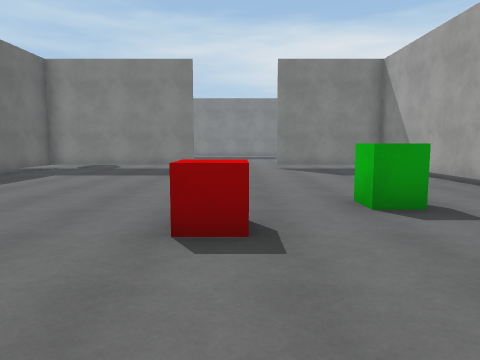
view 1 (above)

24 first-person views from a walk through a 3-D level made in the Unity game engine. The camera is 1.43 m above the floor, tilts 6° down and sees 70° across. The floor is counted in squares, 1.54 m on a side. Each view is taken from the middle of a square. On the plan, view 1 faces up. The plan holds only what a view shows up to about 12 squares ahead; the rest is blank. The place goes on beyond the plan. The player character is not drawn. Surface patterns are stand-ins for the level's own textures.

view 2
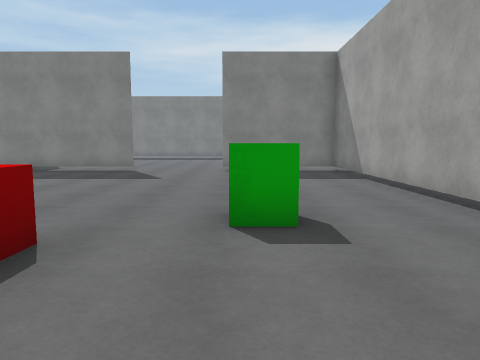

view 3
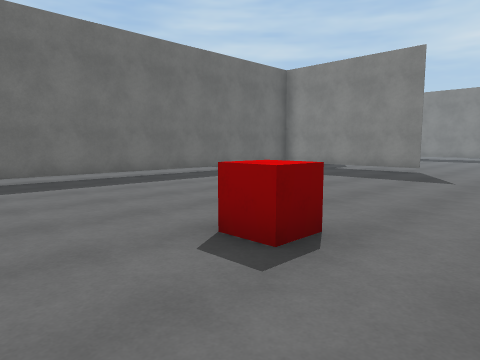

view 4
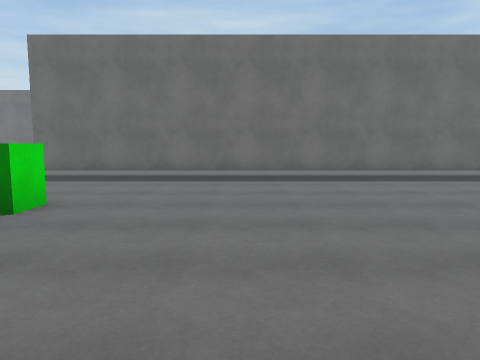

view 5
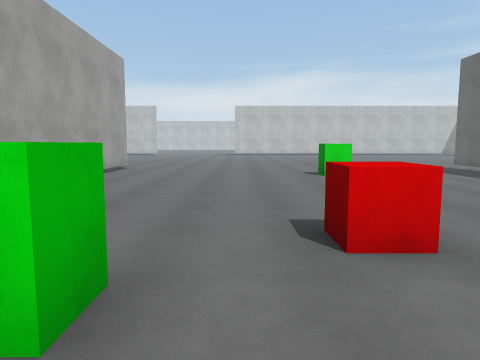

view 6
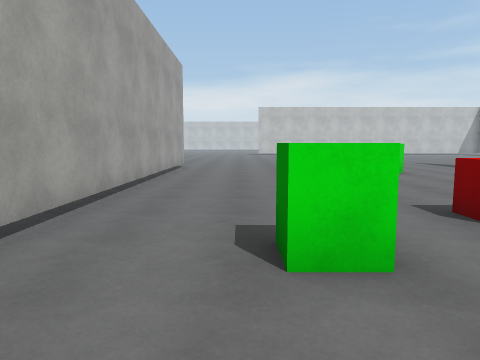

view 7
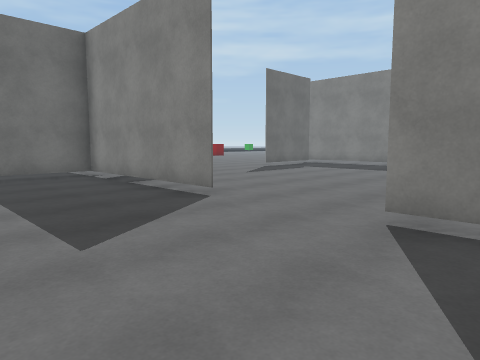

view 8
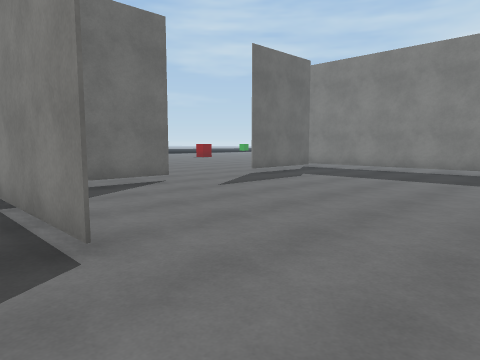

view 9
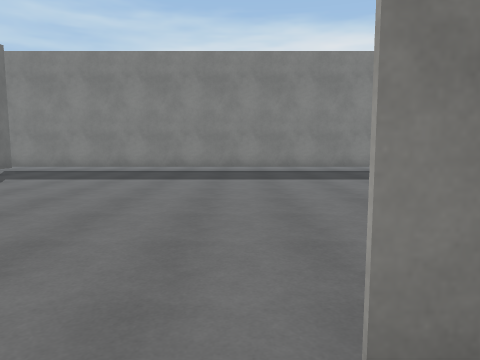

view 10
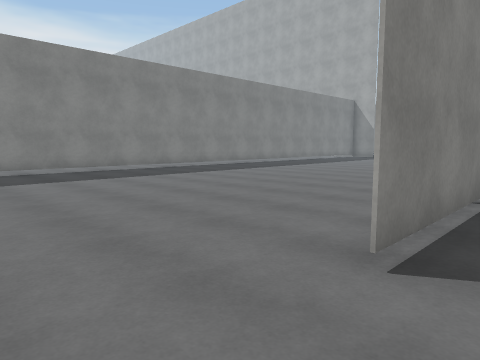

view 11
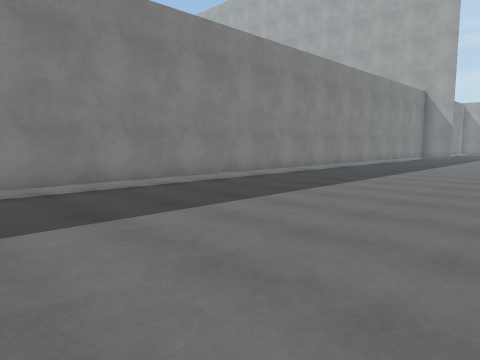

view 12
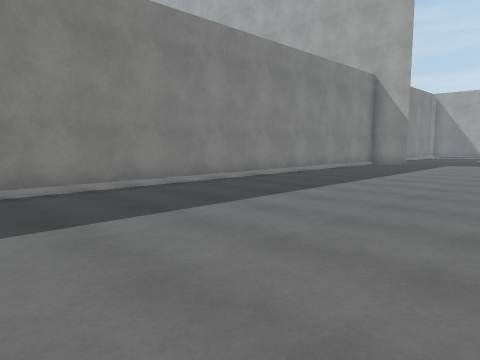

view 13
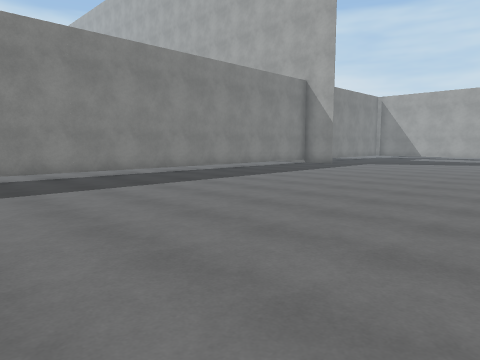

view 14
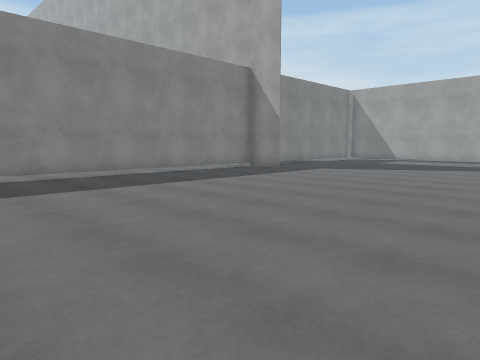

view 15
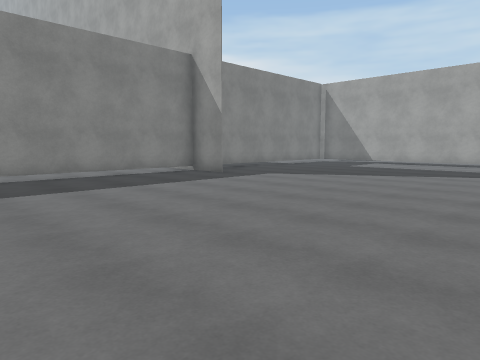

view 16
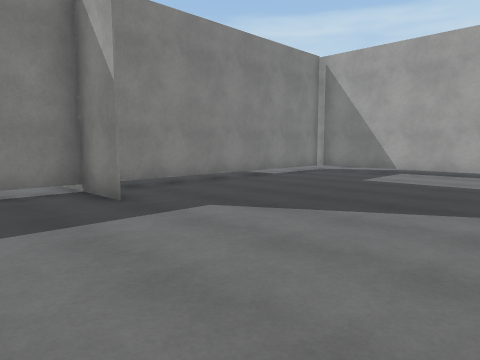

view 17
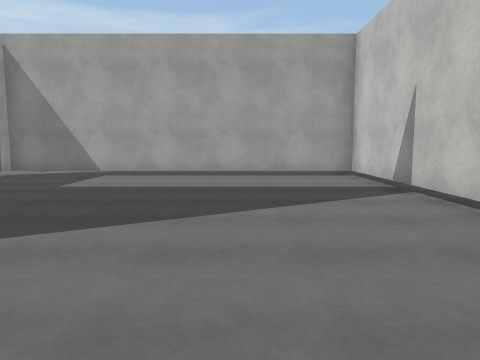

view 18
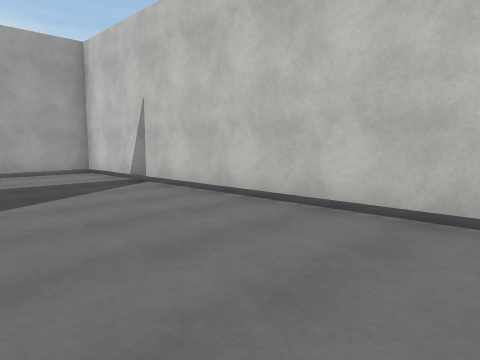

view 19
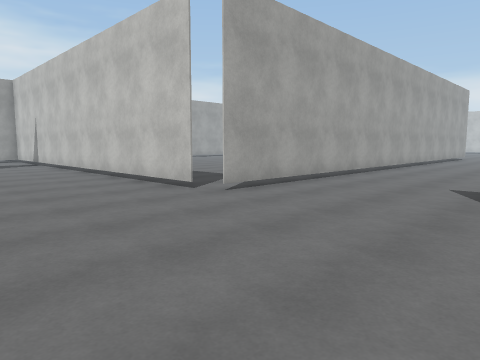

view 20
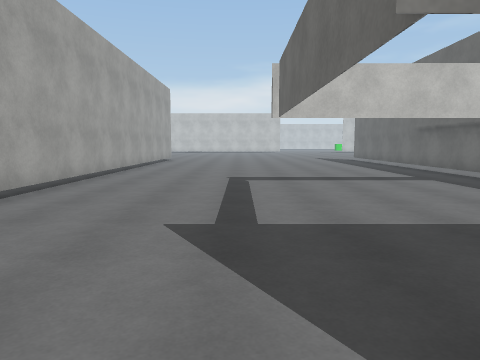

view 21
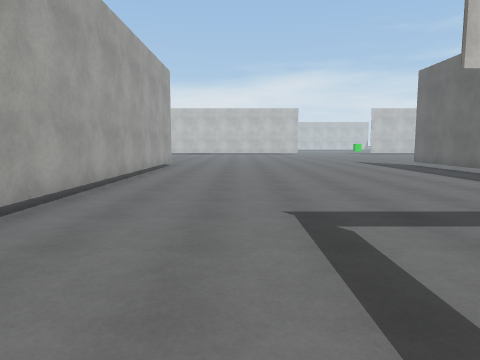

view 22
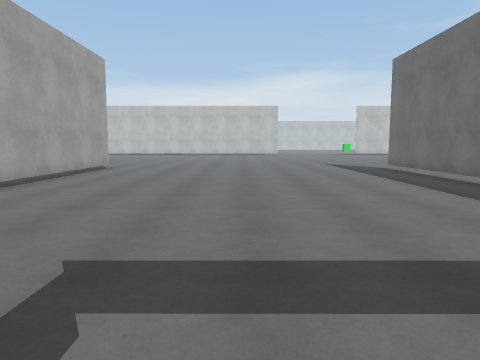

view 23
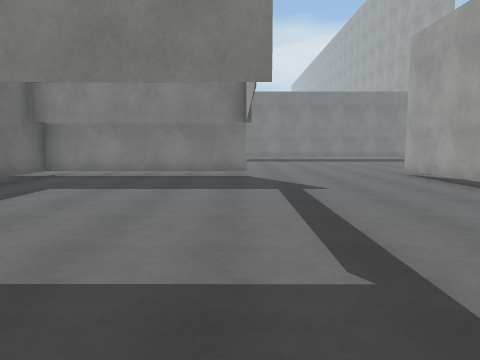

view 24
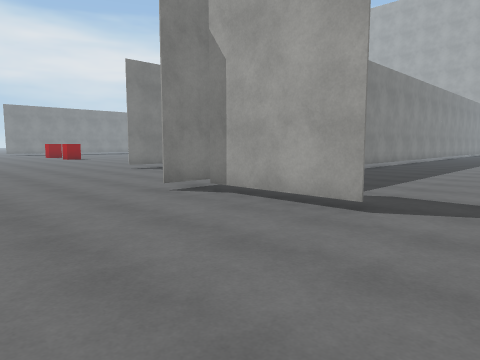

### Floor plan
Key: @ floor where view 1 was taken; # wall or solid block; x gap in a wall; . floor; T thing the floor can be seen under or through; O other object.
Columns run from 11 left of view 1 to 33 right of it. Each row starts with its distance up from view 1.
 31   ...
 30   ....
 29   .....
 28   .....
 27   .....
 26  .....                ..  .. ..
 25  ...... ... ...................... ......
 24  ...#####TTTTTTTTTTTTTTTTTTTTTTTTTTTTTTT###.
 23  ...x.............................T.......T..
 22  ...#.....................................T..
 21 ....#.....................................T..
 20 ..........................................T..
 19 ..........................................T..
 18 ..........................................T..
 17    .......................................T..
 16    .#.....................................T..
 15     #.....................................T..
 14     #.......................TTTTTTTTTTTTTTT
 13     ######...TTTTTTTTTT....T..............
 12   ..T...........#..........T...
 11   ..T...........#..........T.
 10     T...........T..........T.
  9     T...........T..........T.
  8   ..T...........T..........T.
  7   ..T...........T..........T.
  6   ..T...........T..........T.
  5   ..T........O..T..........#.
  4   ..T......O....T..........#.
  3   ..T...........T..........#.
  2   ..T...........T..........#.
  1   ..T...........#..........#
  0   ..T......@....#..........T
 -1   ..T...........#..........T.
 -2   ..T...........#..........T.
 -3   ..T....O......#..........#.
 -4   ..T....O......#..........#.
 -5   ..T..   ......#..........#.

Positions as (right, up) in squares from view 1, and headings:
1: (0, 0), facing up
2: (2, 1), facing up
3: (2, 1), facing up-left
4: (3, 0), facing left
5: (1, 7), facing down
6: (3, 8), facing down
7: (3, 9), facing up-left
8: (1, 12), facing up-left
9: (1, 12), facing up
10: (-1, 12), facing up-right
11: (0, 17), facing up-right
12: (7, 17), facing up-right
13: (8, 14), facing up-right
14: (12, 14), facing up-right
15: (15, 14), facing up-right
16: (20, 17), facing up-right
17: (21, 17), facing right
18: (20, 18), facing down-right
19: (11, 18), facing down-right
20: (12, 14), facing down
21: (13, 9), facing down
22: (11, 7), facing down
23: (11, 3), facing up
24: (-11, 18), facing up-right
